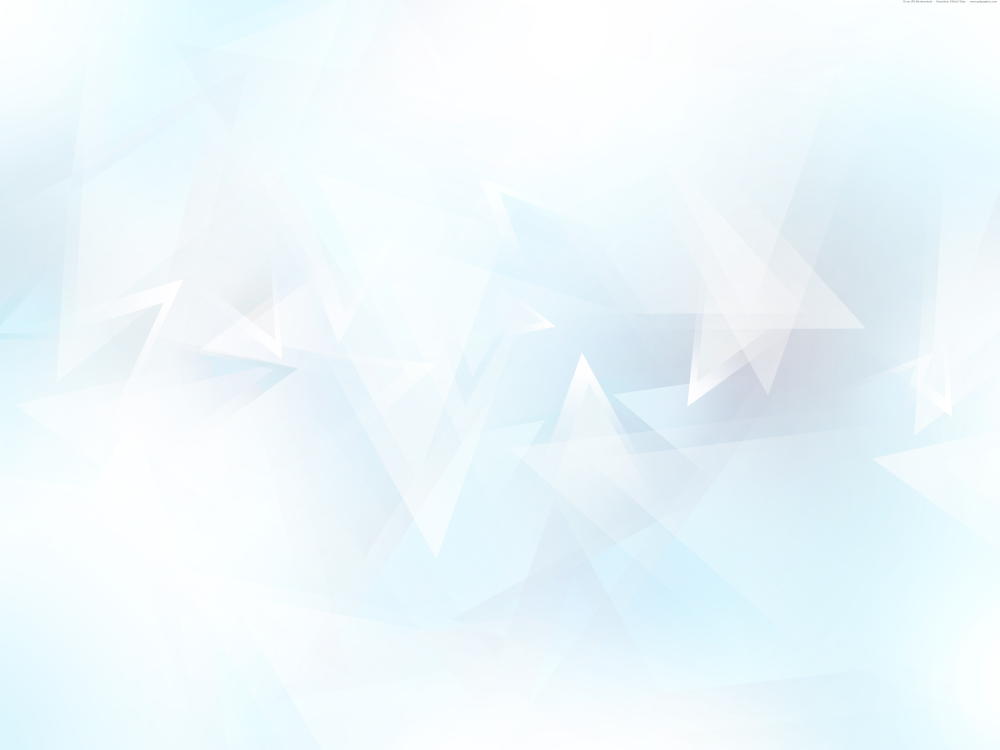
#> input picture Bg.jpg, 5000 x 3750 px (shown at 1/5 size)
$ python -i Cartoonify_Improved_ultra_pro_max.py   (imports and definitions only)   (older library calls are emulated)
#> lines starting #> are read from the running program, lines starting #| are printed output that depends on the picture; after the words box and inside, x2 and y2 are one past the last pixel; in counts of white or black regions, pixels touching at a corner belong together
import cv2
import easygui
import numpy as np
import sys
import matplotlib.pyplot as plt
import os
import tkinter as tk
from tkinter import filedialog, messagebox
from tkinter import *
from PIL import ImageTk, Image


# [39 lines left out: functions upload, show_image_preview, process, show_save_frame, not called in this run]

def cartoonify(image_path):
#> called with image_path = 'Bg.jpg'
    original_image = cv2.imread(image_path)
#> original_image is the input picture: shape (3750, 5000, 3); mean B, G, R 251.7, 247.6, 237.1
    original_image = cv2.cvtColor(original_image, cv2.COLOR_BGR2RGB)

    if original_image is None:
        messagebox.showerror("Error", "Can not find any image. Choose an appropriate file")
        return


    gray_scale_image = cv2.cvtColor(original_image, cv2.COLOR_RGB2GRAY)

    smooth_gray_scale = cv2.medianBlur(gray_scale_image, 5)
    get_edge = cv2.adaptiveThreshold(smooth_gray_scale, 255,
                                     cv2.ADAPTIVE_THRESH_MEAN_C,
                                     cv2.THRESH_BINARY, 9, 9)
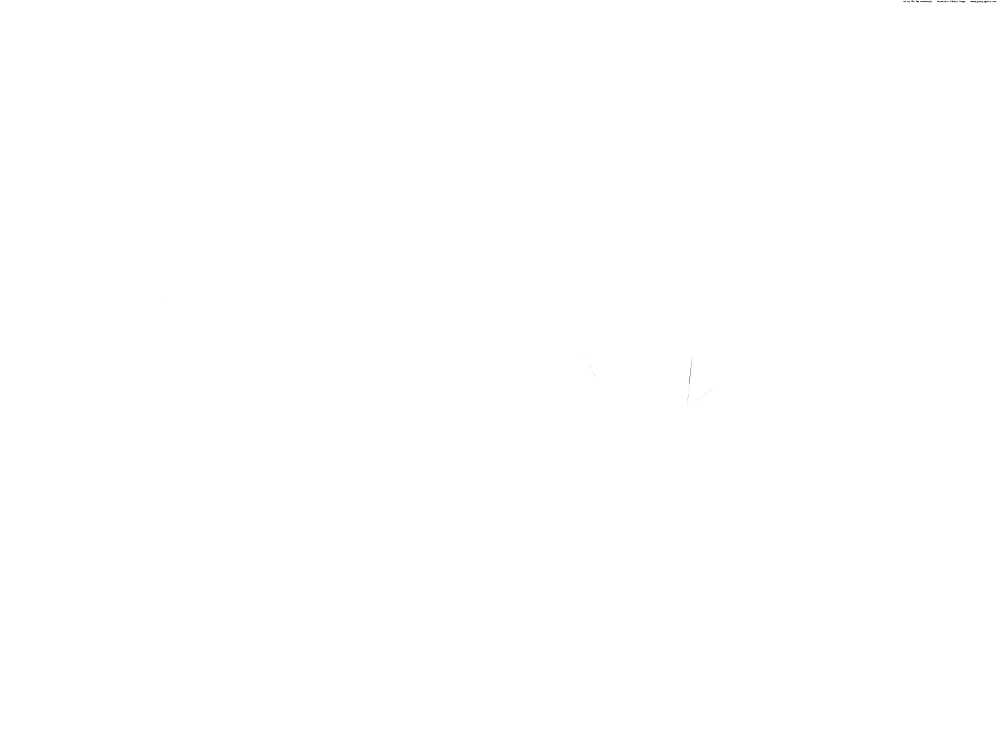
#> get_edge: shape (3750, 5000) (shown at 1/5 size); 100% white; black in thin lines or dots, all inside (x1, y1, x2, y2) = (814, 3, 4984, 2024)

    color_image = cv2.bilateralFilter(original_image, 9, 300, 300)
    cartoon_image = cv2.bitwise_and(color_image, color_image, mask=get_edge)

    images = [original_image, gray_scale_image, smooth_gray_scale, get_edge, color_image, cartoon_image]

    fig, axes = plt.subplots(3, 2, figsize=(8, 8), subplot_kw={'xticks': [], 'yticks': []},
                             gridspec_kw=dict(hspace=0.1, wspace=0.1))
    for i, ax in enumerate(axes.flat):
        ax.imshow(images[i], cmap='gray')

    show_cartoonified_image(cartoon_image, image_path)

def show_cartoonified_image(cartoon_image, image_path):
    plt.imshow(cartoon_image)
    plt.axis('off')

#> (the run stopped early here; a loop or call above may not have finished)
